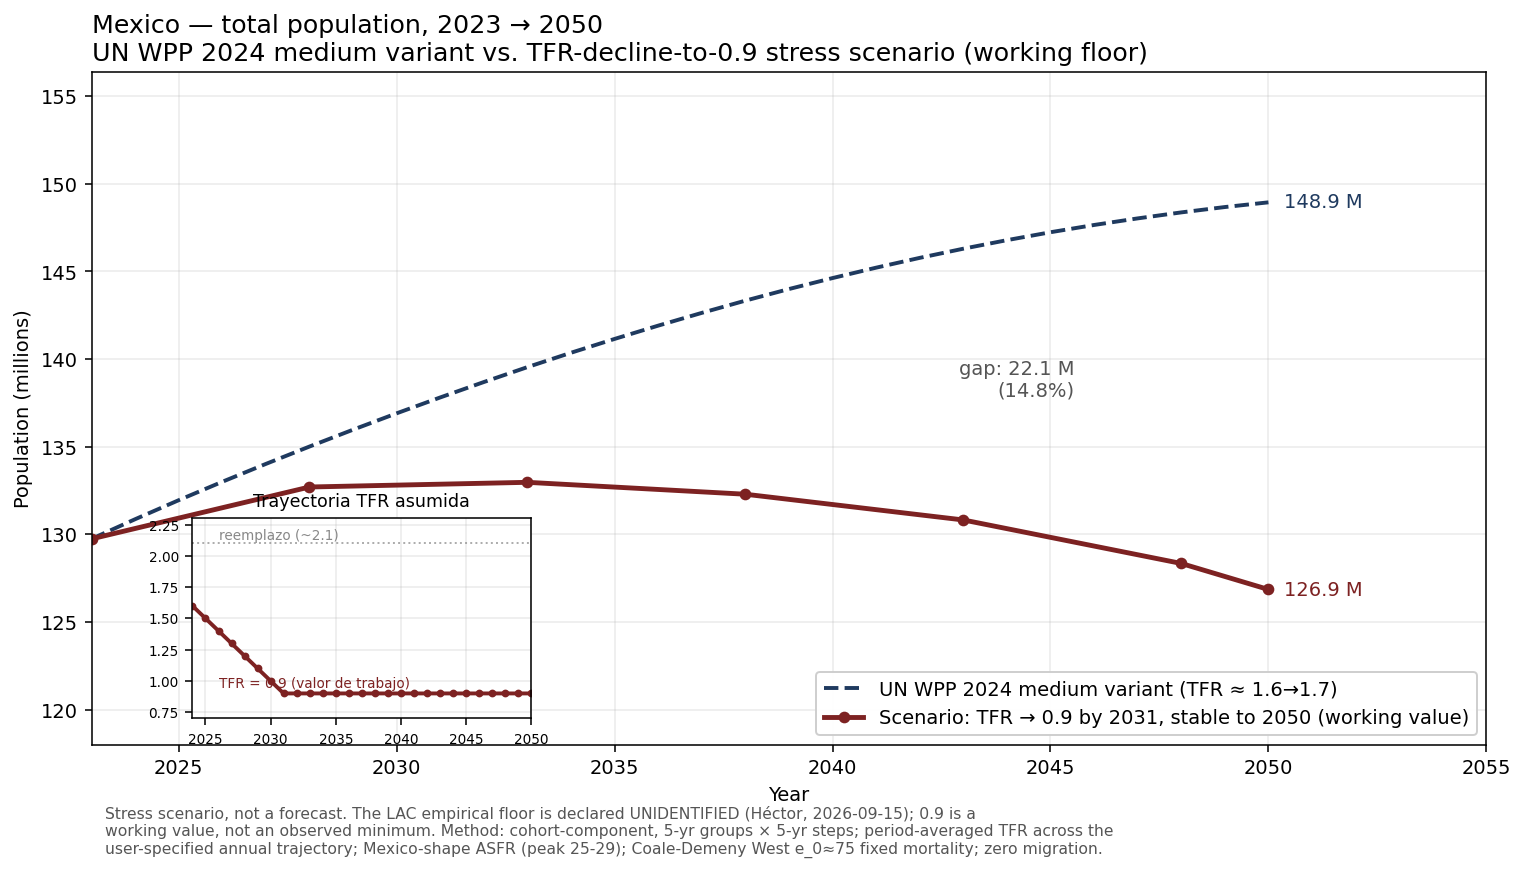

Source code (Python):
"""
Mexico population projection under a sharp TFR decline to 0.9, 2023 → 2050.

User-specified TFR trajectory:
  2024: 1.60 (carryover from 2023 INEGI ENADID anchor; unspecified, assumed flat)
  2025: 1.50
  2026: 1.40
  2027: 1.30
  2028: 1.20
  2029: 1.10
  2030: 1.00
  2031+: 0.90  (constant through 2050)

Stress-floor revision — Héctor ruling 2026-09-15, Anne option (b).
The LAC empirical floor is declared UNIDENTIFIED (the terra incognita
position); 0.90 is carried as a WORKING stress value, not as an observed
minimum. The -0.10/yr glide shape is unchanged — it simply runs one year
further, so the floor is reached in 2031 rather than 2030. Anchoring to
Puerto Rico 0.87 was explicitly ruled out (US-linked, emigration-driven,
not comparable).

Method (same cohort-component skeleton as mex_population_tfr15.py):
- 5-year age groups × 5-year time steps from 2023 baseline (OWID/UN WPP).
- TFR averaged across the 5 birth-years in each step interval.
- Mexico-shape ASFR rescaled to per-period TFR (shape held fixed).
- Coale-Demeny West e_0 ≈ 75 mortality fixed (no improvement).
- Zero migration.
- Sex ratio at birth 1.05M:1F.
- Partial linear-interp step for 2048→2050.

This scenario is **dramatically more pessimistic than UN WPP 2024 medium
variant**. UN assumes TFR rises gently from ~1.6 to ~1.7 by 2050. This
trajectory collapses to 0.9.

The previous version of this script anchored the floor to Chile's 1.03
(2024) as the observed LAC minimum. That anchor no longer holds: the
September 2026 registry table puts Chile at 0.99 (2025), having fallen
from 1.54 in 2018. Rather than chase the observed minimum down, the floor
is now declared unidentified and 0.90 carried as a working value. Korea
(~0.72 in 2023) shows the region below 0.9 is inhabited. This remains an
extreme stress scenario, not a forecast.

Outputs:
  - mex_population_tfr_decline.png
"""

import io
from pathlib import Path
import urllib.request

import matplotlib.pyplot as plt
import numpy as np
import pandas as pd

HERE = Path(__file__).parent
OUT_PNG = HERE / "mex_population_tfr_decline.png"

OWID_5YR = "https://ourworldindata.org/grapher/population-by-five-year-age-group.csv"
OWID_LONG = "https://ourworldindata.org/grapher/population-long-run-with-projections.csv"

N_AGES = 21

SURVIVAL = np.array([
    0.985, 0.997, 0.997, 0.995, 0.993, 0.992, 0.991, 0.989, 0.984, 0.978,
    0.969, 0.954, 0.929, 0.890, 0.832, 0.745, 0.620, 0.470, 0.300, 0.150,
    0.050,
])
BIRTH_TO_AGE_0_4 = 0.97
ASFR_SHAPE = np.array([0.045, 0.090, 0.110, 0.090, 0.060, 0.020, 0.005])
ASFR_FERTILE_START = 3
ASFR_FERTILE_END = 10
FEMALE_SHARE = 0.5

# User-specified annual TFR trajectory (-0.10/yr glide).
TFR_ANNUAL = {
    2024: 1.60,
    2025: 1.50,
    2026: 1.40,
    2027: 1.30,
    2028: 1.20,
    2029: 1.10,
    2030: 1.00,
}
# Working stress value; the empirical floor is declared unidentified.
TFR_FLOOR = 0.90
TFR_FLOOR_FROM = 2031


def tfr_for_year(y: int) -> float:
    if y in TFR_ANNUAL:
        return TFR_ANNUAL[y]
    if y >= TFR_FLOOR_FROM:
        return TFR_FLOOR
    raise ValueError(f"No TFR for year {y}")


def period_tfr(year_start: int, year_end: int) -> float:
    """Mean TFR across birth years (year_start+1, ..., year_end)."""
    birth_years = list(range(year_start + 1, year_end + 1))
    return float(np.mean([tfr_for_year(y) for y in birth_years]))


def fetch_owid_csv(url: str) -> pd.DataFrame:
    print(f"Fetching {url} ...")
    req = urllib.request.Request(url, headers={"User-Agent": "Dalila/1.0 (research)"})
    with urllib.request.urlopen(req, timeout=60) as resp:
        return pd.read_csv(io.BytesIO(resp.read()))


def baseline_2023() -> np.ndarray:
    df = fetch_owid_csv(OWID_5YR)
    row = df[(df["Code"] == "MEX") & (df["Year"] == 2023)].iloc[0]
    age_cols = [c for c in df.columns if c not in ("Entity", "Code", "Year")][:N_AGES]
    pop = row[age_cols].to_numpy(dtype=float)
    return pop


def project_step(pop: np.ndarray, tfr: float, frac: float = 1.0) -> np.ndarray:
    """5-year cohort-component step (frac<1 for partial trailing step)."""
    asfr = ASFR_SHAPE * tfr / (5.0 * ASFR_SHAPE.sum())
    women = pop[ASFR_FERTILE_START:ASFR_FERTILE_END] * FEMALE_SHARE
    births_full = (asfr * women * 5.0).sum()

    new_pop_full = np.zeros_like(pop)
    new_pop_full[1:N_AGES] = pop[: N_AGES - 1] * SURVIVAL[: N_AGES - 1]
    new_pop_full[N_AGES - 1] += pop[N_AGES - 1] * SURVIVAL[N_AGES - 1]
    new_pop_full[0] = births_full * BIRTH_TO_AGE_0_4

    if frac == 1.0:
        return new_pop_full
    return pop + frac * (new_pop_full - pop)


def project_trajectory(pop_2023: np.ndarray):
    years = [2023, 2028, 2033, 2038, 2043, 2048, 2050]
    totals = [pop_2023.sum()]
    pop = pop_2023.copy()
    tfrs_used = []
    for i in range(1, len(years)):
        y0, y1 = years[i - 1], years[i]
        tfr_period = period_tfr(y0, y1)
        tfrs_used.append((y0, y1, tfr_period))
        step_yrs = y1 - y0
        if step_yrs == 5:
            pop = project_step(pop, tfr_period, frac=1.0)
        else:
            pop = project_step(pop, tfr_period, frac=step_yrs / 5.0)
        totals.append(pop.sum())
    return years, np.array(totals), tfrs_used


def un_medium_trajectory() -> pd.DataFrame:
    df = fetch_owid_csv(OWID_LONG)
    mex = df[df["Code"] == "MEX"].copy()
    proj_col = next(c for c in mex.columns if "projection" in c.lower())
    mex["pop"] = mex["Population"].combine_first(mex[proj_col])
    mex = mex[(mex["Year"] >= 2023) & (mex["Year"] <= 2050)][["Year", "pop"]]
    return mex.sort_values("Year").reset_index(drop=True)


def main():
    pop_2023 = baseline_2023()
    print(f"Baseline 2023: {pop_2023.sum() / 1e6:.2f} M")

    years, totals, tfrs_used = project_trajectory(pop_2023)
    totals_m = totals / 1e6

    print("\nPeriod-averaged TFR used per step:")
    for y0, y1, t in tfrs_used:
        print(f"  {y0} → {y1}  TFR_avg = {t:.3f}")

    print(f"\nDeclining-TFR trajectory:")
    for y, t in zip(years, totals_m):
        print(f"  {y}  {t:7.2f} M")

    un = un_medium_trajectory()
    un_m = un["pop"].to_numpy() / 1e6
    cf_2050 = totals_m[-1]
    un_2050 = un_m[-1]
    gap = un_2050 - cf_2050
    print(f"\n2050: UN={un_2050:.2f}M  scenario={cf_2050:.2f}M  gap={gap:.2f}M ({gap/un_2050*100:.1f}%)")

    # Plot — main curve + small inset of the TFR trajectory
    fig, ax = plt.subplots(figsize=(11, 6.5))
    ax.plot(un["Year"], un_m, color="#1f3a5f", linewidth=2.0, linestyle="--",
            label="UN WPP 2024 medium variant (TFR ≈ 1.6→1.7)")
    ax.plot(years, totals_m, color="#7d2222", linewidth=2.5, marker="o", markersize=5,
            label="Scenario: TFR → 0.9 by 2031, stable to 2050 (working value)")

    # Annotate end values
    ax.annotate(f"{un_2050:.1f} M", xy=(2050, un_2050), xytext=(8, 0),
                textcoords="offset points", ha="left", va="center",
                fontsize=10, color="#1f3a5f")
    ax.annotate(f"{cf_2050:.1f} M", xy=(2050, cf_2050), xytext=(8, 0),
                textcoords="offset points", ha="left", va="center",
                fontsize=10, color="#7d2222")
    ax.annotate(f"gap: {gap:.1f} M\n({gap/un_2050*100:.1f}%)",
                xy=(2050, (un_2050 + cf_2050) / 2),
                xytext=(-100, 0), textcoords="offset points", ha="right",
                fontsize=10, color="#555")

    ax.set_title("Mexico — total population, 2023 → 2050\n"
                 "UN WPP 2024 medium variant vs. TFR-decline-to-0.9 stress scenario (working floor)",
                 fontsize=13, loc="left")
    ax.set_xlabel("Year")
    ax.set_ylabel("Population (millions)")
    ax.set_xlim(2023, 2055)
    ax.set_ylim(min(min(totals_m), min(un_m)) * 0.93,
                max(max(totals_m), max(un_m)) * 1.05)
    ax.grid(alpha=0.25)
    ax.legend(loc="lower right", framealpha=0.95)

    # Inset showing the TFR trajectory
    inset = fig.add_axes([0.13, 0.20, 0.22, 0.22])
    yrs_tfr = list(range(2024, 2051))
    tfrs = [tfr_for_year(y) for y in yrs_tfr]
    inset.plot(yrs_tfr, tfrs, color="#7d2222", linewidth=2.0, marker="o", markersize=3)
    inset.axhline(2.1, color="#888", linestyle=":", linewidth=1, alpha=0.7)
    inset.text(2026, 2.13, "reemplazo (~2.1)", fontsize=7, color="#888")
    inset.text(2026, 0.95, "TFR = 0.9 (valor de trabajo)", fontsize=7, color="#7d2222")
    inset.set_title("Trayectoria TFR asumida", fontsize=9)
    inset.set_xlim(2024, 2050)
    inset.set_ylim(0.7, 2.3)
    inset.tick_params(labelsize=7)
    inset.grid(alpha=0.25)

    ax.text(0.01, -0.16,
            "Stress scenario, not a forecast. The LAC empirical floor is declared UNIDENTIFIED (Héctor, 2026-09-15); 0.9 is a\n"
            "working value, not an observed minimum. Method: cohort-component, 5-yr groups × 5-yr steps; period-averaged TFR "
            "across the\nuser-specified annual trajectory; Mexico-shape ASFR (peak 25-29); Coale-Demeny West e_0≈75 fixed mortality; zero migration.",
            transform=ax.transAxes, fontsize=8, color="#555")

    plt.tight_layout(rect=[0, 0.02, 1, 1])
    fig.savefig(OUT_PNG, dpi=140, bbox_inches="tight")
    print(f"\nWrote {OUT_PNG}")


if __name__ == "__main__":
    main()
